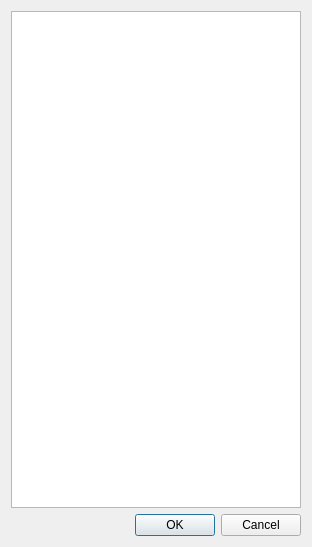
<?xml version="1.0" encoding="UTF-8"?>
<ui version="4.0">
 <class>CategorySelector</class>
 <widget class="QDialog" name="CategorySelector">
  <property name="geometry">
   <rect>
    <x>0</x>
    <y>0</y>
    <width>312</width>
    <height>547</height>
   </rect>
  </property>
  <property name="windowTitle">
   <string/>
  </property>
  <layout class="QVBoxLayout" name="verticalLayout">
   <item>
    <widget class="QTreeView" name="Tree_">
     <property name="rootIsDecorated">
      <bool>false</bool>
     </property>
     <property name="uniformRowHeights">
      <bool>true</bool>
     </property>
    </widget>
   </item>
   <item>
    <widget class="QDialogButtonBox" name="ButtonsBox_">
     <property name="orientation">
      <enum>Qt::Horizontal</enum>
     </property>
     <property name="standardButtons">
      <set>QDialogButtonBox::Cancel|QDialogButtonBox::Ok</set>
     </property>
    </widget>
   </item>
  </layout>
 </widget>
 <resources/>
 <connections>
  <connection>
   <sender>ButtonsBox_</sender>
   <signal>accepted()</signal>
   <receiver>CategorySelector</receiver>
   <slot>accept()</slot>
   <hints>
    <hint type="sourcelabel">
     <x>248</x>
     <y>254</y>
    </hint>
    <hint type="destinationlabel">
     <x>157</x>
     <y>274</y>
    </hint>
   </hints>
  </connection>
  <connection>
   <sender>ButtonsBox_</sender>
   <signal>rejected()</signal>
   <receiver>CategorySelector</receiver>
   <slot>reject()</slot>
   <hints>
    <hint type="sourcelabel">
     <x>316</x>
     <y>260</y>
    </hint>
    <hint type="destinationlabel">
     <x>286</x>
     <y>274</y>
    </hint>
   </hints>
  </connection>
 </connections>
</ui>
